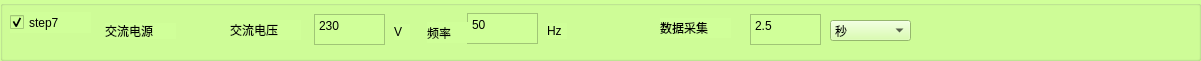
  <widget class="QGroupBox" name="groupBox_10">
   <property name="geometry">
    <rect>
     <x>0</x>
     <y>610</y>
     <width>1201</width>
     <height>61</height>
    </rect>
   </property>
   <property name="styleSheet">
    <string notr="true">background-color:rgb(208, 255, 153)</string>
   </property>
   <property name="title">
    <string/>
   </property>
   <widget class="QLabel" name="label_33">
    <property name="geometry">
     <rect>
      <x>660</x>
      <y>18</y>
      <width>71</width>
      <height>20</height>
     </rect>
    </property>
    <property name="text">
     <string>数据采集</string>
    </property>
   </widget>
   <widget class="QLabel" name="label_30">
    <property name="geometry">
     <rect>
      <x>230</x>
      <y>20</y>
      <width>71</width>
      <height>20</height>
     </rect>
    </property>
    <property name="text">
     <string>交流电压</string>
    </property>
   </widget>
   <widget class="QCheckBox" name="checkBox_S7">
    <property name="geometry">
     <rect>
      <x>10</x>
      <y>12</y>
      <width>81</width>
      <height>21</height>
     </rect>
    </property>
    <property name="text">
     <string>step7</string>
    </property>
    <property name="checked">
     <bool>true</bool>
    </property>
   </widget>
   <widget class="QTextEdit" name="textEdit_S7_AC_VOLT">
    <property name="geometry">
     <rect>
      <x>314</x>
      <y>14</y>
      <width>71</width>
      <height>31</height>
     </rect>
    </property>
    <property name="html">
     <string>&lt;!DOCTYPE HTML PUBLIC &quot;-//W3C//DTD HTML 4.0//EN&quot; &quot;http://www.w3.org/TR/REC-html40/strict.dtd&quot;&gt;
&lt;html&gt;&lt;head&gt;&lt;meta name=&quot;qrichtext&quot; content=&quot;1&quot; /&gt;&lt;style type=&quot;text/css&quot;&gt;
p, li { white-space: pre-wrap; }
&lt;/style&gt;&lt;/head&gt;&lt;body style=&quot; font-family:'SimSun'; font-size:9pt; font-weight:400; font-style:normal;&quot;&gt;
&lt;p style=&quot; margin-top:0px; margin-bottom:0px; margin-left:0px; margin-right:0px; -qt-block-indent:0; text-indent:0px;&quot;&gt;230&lt;/p&gt;&lt;/body&gt;&lt;/html&gt;</string>
    </property>
   </widget>
   <widget class="QLabel" name="label_29">
    <property name="geometry">
     <rect>
      <x>394</x>
      <y>24</y>
      <width>16</width>
      <height>16</height>
     </rect>
    </property>
    <property name="text">
     <string>V</string>
    </property>
   </widget>
   <widget class="QLabel" name="label_40">
    <property name="geometry">
     <rect>
      <x>547</x>
      <y>23</y>
      <width>20</width>
      <height>16</height>
     </rect>
    </property>
    <property name="text">
     <string>Hz</string>
    </property>
   </widget>
   <widget class="QTextEdit" name="textEdit_S7_AC_FR">
    <property name="geometry">
     <rect>
      <x>467</x>
      <y>13</y>
      <width>71</width>
      <height>31</height>
     </rect>
    </property>
    <property name="html">
     <string>&lt;!DOCTYPE HTML PUBLIC &quot;-//W3C//DTD HTML 4.0//EN&quot; &quot;http://www.w3.org/TR/REC-html40/strict.dtd&quot;&gt;
&lt;html&gt;&lt;head&gt;&lt;meta name=&quot;qrichtext&quot; content=&quot;1&quot; /&gt;&lt;style type=&quot;text/css&quot;&gt;
p, li { white-space: pre-wrap; }
&lt;/style&gt;&lt;/head&gt;&lt;body style=&quot; font-family:'SimSun'; font-size:9pt; font-weight:400; font-style:normal;&quot;&gt;
&lt;p style=&quot; margin-top:0px; margin-bottom:0px; margin-left:0px; margin-right:0px; -qt-block-indent:0; text-indent:0px;&quot;&gt;50&lt;/p&gt;&lt;/body&gt;&lt;/html&gt;</string>
    </property>
   </widget>
   <widget class="QLabel" name="label_41">
    <property name="geometry">
     <rect>
      <x>427</x>
      <y>22</y>
      <width>41</width>
      <height>21</height>
     </rect>
    </property>
    <property name="font">
     <font>
      <pointsize>9</pointsize>
     </font>
    </property>
    <property name="text">
     <string>频率</string>
    </property>
   </widget>
   <widget class="QTextEdit" name="textEdit_S7_TIME">
    <property name="geometry">
     <rect>
      <x>750</x>
      <y>14</y>
      <width>71</width>
      <height>31</height>
     </rect>
    </property>
    <property name="html">
     <string>&lt;!DOCTYPE HTML PUBLIC &quot;-//W3C//DTD HTML 4.0//EN&quot; &quot;http://www.w3.org/TR/REC-html40/strict.dtd&quot;&gt;
&lt;html&gt;&lt;head&gt;&lt;meta name=&quot;qrichtext&quot; content=&quot;1&quot; /&gt;&lt;style type=&quot;text/css&quot;&gt;
p, li { white-space: pre-wrap; }
&lt;/style&gt;&lt;/head&gt;&lt;body style=&quot; font-family:'SimSun'; font-size:9pt; font-weight:400; font-style:normal;&quot;&gt;
&lt;p style=&quot; margin-top:0px; margin-bottom:0px; margin-left:0px; margin-right:0px; -qt-block-indent:0; text-indent:0px;&quot;&gt;2.5&lt;/p&gt;&lt;/body&gt;&lt;/html&gt;</string>
    </property>
   </widget>
   <widget class="QComboBox" name="comboBox_S7_TIME">
    <property name="geometry">
     <rect>
      <x>830</x>
      <y>20</y>
      <width>81</width>
      <height>21</height>
     </rect>
    </property>
    <item>
     <property name="text">
      <string>秒</string>
     </property>
    </item>
    <item>
     <property name="text">
      <string>毫秒</string>
     </property>
    </item>
    <item>
     <property name="text">
      <string>分钟</string>
     </property>
    </item>
   </widget>
   <widget class="QLabel" name="label_32">
    <property name="geometry">
     <rect>
      <x>105</x>
      <y>23</y>
      <width>71</width>
      <height>16</height>
     </rect>
    </property>
    <property name="text">
     <string>交流电源</string>
    </property>
   </widget>
  </widget>
